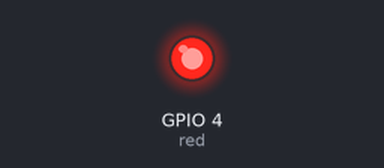
Recording of a program running on a simulated Raspberry Pi (BCM pin numbers). Parts: output pins drawn as LEDs (lit = HIGH).

Above: at 0.15 s.
At 12.4 s:
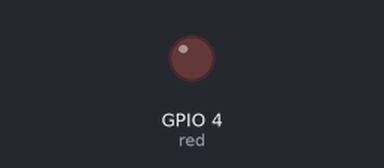
Timing chart, 0 to 17.7 s (numbered marks = the images above):
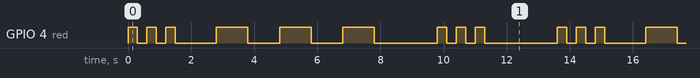

The program:

Morse_Code.py
```python
# Morse Code Messages using LEDs on the Raspberry Pi
from gpiozero import LED
from time import sleep
red = LED(4)
red.off()

while True:
    #Flash S in Morse (dot dot dot)
    for i in range(0, 3):
        red.on()
        sleep(0.3)
        red.off()
        sleep(0.3)
    sleep(1)
    #Flash O in Morse (dash dash dash)
    for i in range(0, 3):
        red.on()
        sleep(1)
        red.off()
        sleep(1)
    sleep(1)
    #Flash S in Morse (dot dot dot)
    for i in range(0, 3):
        red.on()
        sleep(0.3)
        red.off()
        sleep(0.3)
    sleep(2)


 
```

Measured:
- by itself, GPIO 4 (red): repeats every 13.6 s: 2 × (LOW 0.30 s, HIGH 0.30 s), LOW 1.3 s, 2 × (HIGH 1.0 s, LOW 1.0 s), HIGH 1.0 s, LOW 2.0 s, 2 × (HIGH 0.30 s, LOW 0.30 s), HIGH 0.30 s, LOW 2.3 s, HIGH 0.30 s
- by itself, everything shown: repeats every 13.6 s, in 18 steps
